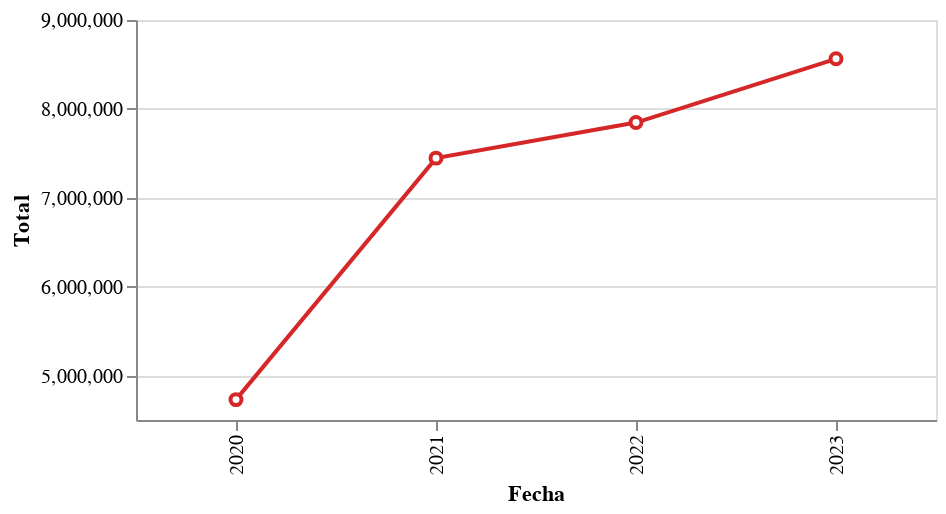

Source (notebook cell):
### Markdown cell above
Para una mejor visualización obtenemos la grafica, la generamos con altair con una mark_line.

### Code cell
grafica_2 = alt.Chart(ventas_anuales).mark_line(point = alt.OverlayMarkDef(filled = False, fill = "white", color = "#d62728"), color = "#d62728").encode(
    x = alt.X("Fecha:N").scale(zero = False),
    y = alt.Y("Total:Q").scale(zero = False),
).properties(
    width = 400,
    height = 200
)
display(grafica_2)

### Figure 1 — Vega-Lite specification as saved in the notebook (floating-point values rounded to 4 significant figures)
{"config": {"view": {"continuousWidth": 300, "continuousHeight": 300}}, "data": {"name": "data-7e7d76d35a61797a195f4bd18398c280"}, "mark": {"type": "line", "color": "#d62728", "point": {"color": "#d62728", "fill": "white", "filled": false}}, "encoding": {"x": {"field": "Fecha", "scale": {"zero": false}, "type": "nominal"}, "y": {"field": "Total", "scale": {"zero": false}, "type": "quantitative"}}, "height": 200, "width": 400, "$schema": "https://vega.github.io/schema/vega-lite/v5.15.1.json", "datasets": {"data-7e7d76d35a61797a195f4bd18398c280": [{"Fecha": 2020, "Total": 4729000.0}, {"Fecha": 2021, "Total": 7446000.0}, {"Fecha": 2022, "Total": 7846000.0}, {"Fecha": 2023, "Total": 8564000.0}]}}
